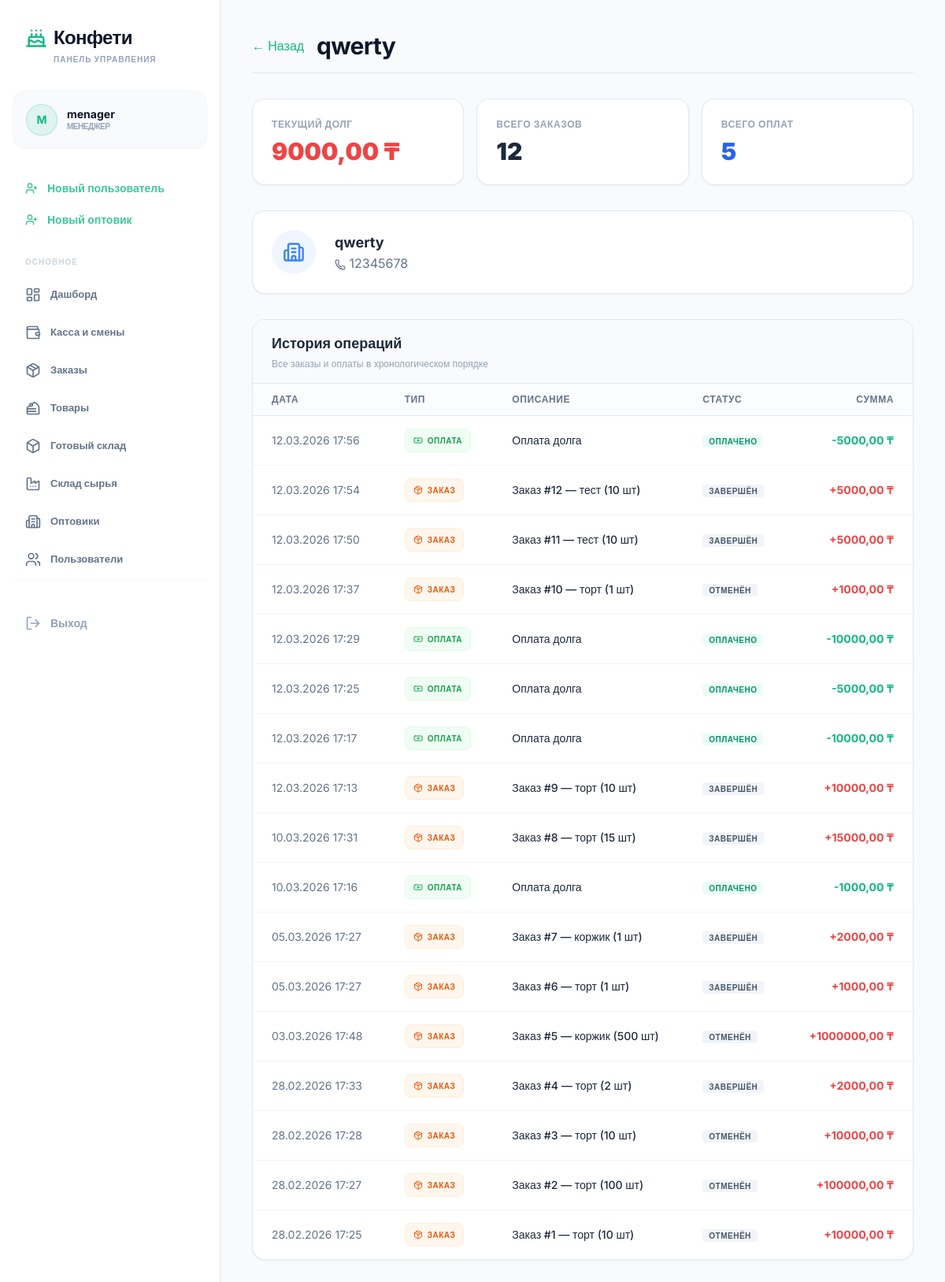
Screenshot of /manager/wholesalers/1/ (signed in) with the database file from the repository.
### core/models.py (models this page shows, shortened)
class User(AbstractUser):
    ROLE_CHOICES = (
        ('admin', 'Администратор'),
        ('manager', 'Менеджер'),
        ('worker', 'Рабочий'),
        ('wholesaler', 'Оптовик'),
    )
    role = models.CharField(max_length=20, choices=ROLE_CHOICES, default='worker', verbose_name='Роль')
    custom_role = models.ForeignKey(CustomRole, on_delete=models.SET_NULL, null=True, blank=True, verbose_name='Индивидуальная роль')
    created_by = models.ForeignKey('self', on_delete=models.SET_NULL, null=True, blank=True, verbose_name='Создан пользователем')
    class Meta:
        verbose_name = 'Пользователь'
        verbose_name_plural = 'Пользователи'

class Wholesaler(models.Model):
    user = models.OneToOneField(User, on_delete=models.CASCADE, related_name='wholesaler_profile', verbose_name='Пользователь')
    name = models.CharField(max_length=200, verbose_name='Название/Имя')
    phone = models.CharField(max_length=20, blank=True, null=True, verbose_name='Телефон')
    balance = models.DecimalField(max_digits=12, decimal_places=2, default=0, verbose_name='Долг (₸)') # положительный = должен нам
    class Meta:
        verbose_name = 'Оптовик'
        verbose_name_plural = 'Оптовики'

class Payment(models.Model):
    wholesaler = models.ForeignKey(Wholesaler, on_delete=models.CASCADE, related_name='payments', verbose_name='Оптовик')
    amount = models.DecimalField(max_digits=12, decimal_places=2, verbose_name='Сумма (₸)')
    date = models.DateTimeField(auto_now_add=True, verbose_name='Дата внесения')
    shift = models.ForeignKey(Shift, on_delete=models.PROTECT, related_name='payments', verbose_name='Смена')
    class Meta:
        verbose_name = 'Оплата (погашение)'
        verbose_name_plural = 'Оплаты'

class Order(models.Model):
    STATUS_CHOICES = (
        ('new', 'Новый'),
        ('in_production', 'В производстве'),
        ('ready', 'Готов'),
        ('completed', 'Завершён'),
        ('cancelled', 'Отменён'),
    )
    wholesaler = models.ForeignKey(Wholesaler, on_delete=models.CASCADE, related_name='orders', verbose_name='Оптовик')
    product = models.ForeignKey(Product, on_delete=models.PROTECT, verbose_name='Товар')
    quantity = models.PositiveIntegerField(verbose_name='Количество')
    total_price = models.DecimalField(max_digits=12, decimal_places=2, default=0, verbose_name='Сумма (₸)')
    status = models.CharField(max_length=20, choices=STATUS_CHOICES, default='new', verbose_name='Статус')
    created_by = models.ForeignKey(User, on_delete=models.PROTECT, related_name='created_orders', verbose_name='Создал менеджер')
    workers = models.ManyToManyField(User, related_name='assigned_orders', blank=True, verbose_name='Назначенные рабочие')
    created_at = models.DateTimeField(auto_now_add=True, verbose_name='Создан')
    completed_at = models.DateTimeField(null=True, blank=True, verbose_name='Завершен')
    class Meta:
        verbose_name = 'Заказ'
        verbose_name_plural = 'Заказы'

### core/views.py (the view)
# urls.py: path('manager/wholesalers/<int:pk>/', views.wholesaler_detail, name='wholesaler_detail'),
@login_required
def wholesaler_detail(request, pk):
    if request.user.role not in ['admin', 'manager']:
        return redirect('role_redirect')
    wholesaler = get_object_or_404(Wholesaler, pk=pk)
    payments = wholesaler.payments.all().order_by('-date')
    orders = wholesaler.orders.all().order_by('-created_at')
    history = []
    for order in orders:
        history.append({
            'date': order.created_at,
            'type': 'order',
            'description': f"Заказ #{order.id} — {order.product.name} ({order.quantity} шт)",
            'amount': order.total_price,
            'status': order.get_status_display(),
            'is_debt': True,
        })
    for payment in payments:
        history.append({
            'date': payment.date,
            'type': 'payment',
            'description': f"Оплата долга",
            'amount': payment.amount,
            'status': 'Оплачено',
            'is_debt': False,
        })
    history.sort(key=lambda x: x['date'], reverse=True)
    return render(request, 'wholesaler_detail.html', {
        'wholesaler': wholesaler,
        'payments': payments,
        'orders': orders,
        'history': history,
    })

### core/templates/wholesaler_detail.html (shortened to what this page needs)
{% extends 'base.html' %}
{% block content %}
<div class="space-y-8 max-w-7xl mx-auto">
    <div class="flex items-center justify-between border-b border-slate-200 pb-4">
        <div class="flex items-center gap-4">
            <a href="{% url 'manager_wholesalers' %}" class="text-accent hover:text-accent/80 font-medium">← Назад</a>
            <h2 class="text-3xl font-bold tracking-tight">{{ wholesaler.name }}</h2>
        </div>
    </div>
    <div class="grid grid-cols-1 sm:grid-cols-3 gap-4">
        <div class="bg-white border border-slate-200 rounded-2xl p-6 shadow-sm">
            <p class="text-xs uppercase tracking-wider text-slate-400 font-bold">Текущий долг</p>
            <p class="text-3xl font-black mt-2 {% if wholesaler.balance > 0 %}text-red-500{% else %}text-emerald-500{% endif %}">
                {{ wholesaler.balance }} ₸
            </p>
        </div>
        <div class="bg-white border border-slate-200 rounded-2xl p-6 shadow-sm">
            <p class="text-xs uppercase tracking-wider text-slate-400 font-bold">Всего заказов</p>
            <p class="text-3xl font-black mt-2 text-slate-800">{{ orders|length }}</p>
        </div>
        <div class="bg-white border border-slate-200 rounded-2xl p-6 shadow-sm">
            <p class="text-xs uppercase tracking-wider text-slate-400 font-bold">Всего оплат</p>
            <p class="text-3xl font-black mt-2 text-blue-600">{{ payments|length }}</p>
        </div>
    </div>
    <div class="bg-white border border-slate-200 rounded-2xl p-6 shadow-sm">
        <div class="flex items-center gap-6">
            <div class="w-14 h-14 rounded-full bg-blue-50 flex items-center justify-center">
                <i data-lucide="building-2" class="w-7 h-7 text-blue-500"></i>
            </div>
            <div>
                <p class="text-lg font-bold text-slate-800">{{ wholesaler.name }}</p>
                <p class="text-slate-500">
                    <i data-lucide="phone" class="w-3.5 h-3.5 inline"></i>
                    {{ wholesaler.phone|default:"Телефон не указан" }}
                </p>
            </div>
        </div>
    </div>
    <div class="bg-white border border-slate-200 rounded-2xl shadow-sm overflow-hidden">
        <div class="px-6 py-4 border-b border-slate-200 bg-slate-50">
            <h3 class="text-lg font-bold text-slate-800">История операций</h3>
            <p class="text-xs text-slate-400 mt-1">Все заказы и оплаты в хронологическом порядке</p>
        </div>
        <div class="overflow-x-auto w-full">
            <table class="w-full text-left whitespace-nowrap min-w-max">
                <thead>
                    <tr class="border-b border-slate-200 bg-slate-50/50 text-xs uppercase tracking-wider text-slate-500">
                        <th class="px-6 py-3 font-semibold">Дата</th>
                        <th class="px-6 py-3 font-semibold">Тип</th>
                        <th class="px-6 py-3 font-semibold">Описание</th>
                        <th class="px-6 py-3 font-semibold">Статус</th>
                        <th class="px-6 py-3 font-semibold text-right">Сумма</th>
                    </tr>
                </thead>
                <tbody class="divide-y divide-slate-100 text-sm">
                    {% for item in history %}
                    <tr class="hover:bg-slate-50 transition-colors">
                        <td class="px-6 py-4 text-slate-500">
                            {{ item.date|date:"d.m.Y H:i" }}
                        </td>
                        <td class="px-6 py-4">
                            {% if item.type == 'order' %}
                                <span class="inline-flex items-center gap-1.5 px-2.5 py-1 text-[10px] font-bold uppercase tracking-wider rounded-lg bg-orange-50 text-orange-600 border border-orange-100">
                                    <i data-lucide="package" class="w-3 h-3"></i> Заказ
                                </span>
                            {% else %}
                                <span class="inline-flex items-center gap-1.5 px-2.5 py-1 text-[10px] font-bold uppercase tracking-wider rounded-lg bg-green-50 text-green-600 border border-green-100">
                                    <i data-lucide="banknote" class="w-3 h-3"></i> Оплата
                                </span>
                            {% endif %}
                        </td>
                        <td class="px-6 py-4 font-medium text-slate-800">
                            {{ item.description }}
                        </td>
                        <td class="px-6 py-4">
                            {% if item.type == 'payment' %}
                                <span class="px-2 py-0.5 text-[10px] font-bold uppercase tracking-wider rounded bg-emerald-50 text-emerald-600">
                                    {{ item.status }}
                                </span>
                            {% else %}
                                <span class="px-2 py-0.5 text-[10px] font-bold uppercase tracking-wider rounded bg-slate-100 text-slate-600">
                                    {{ item.status }}
                                </span>
                            {% endif %}
                        </td>
                        <td class="px-6 py-4 text-right font-bold {% if item.is_debt %}text-red-500{% else %}text-emerald-500{% endif %}">
                            {% if item.is_debt %}+{% else %}-{% endif %}{{ item.amount }} ₸
                        </td>
                    </tr>
                    {% endfor %}
                </tbody>
            </table>
        </div>
    </div>
</div>
{% endblock %}

### core/templates/base.html (shortened to what this page needs)
<!DOCTYPE html>
<html lang="ru">
<head>
<script src="https://cdn.tailwindcss.com"></script>
</head>
<body class="flex h-screen overflow-hidden text-textmain antialiased bg-bgmain">
<aside id="sidebar" class="w-[280px] bg-sidebar hidden lg:flex flex-col h-full shrink-0 border-r border-cardborder shadow-sm transition-all duration-300">
<div class="p-8">
<h1 class="text-2xl font-black tracking-tight flex items-center gap-2"><i data-lucide="cake" class="text-accent w-7 h-7"></i><span class="text-slate-900">Конфети</span></h1>
<p class="text-[10px] uppercase font-bold text-slate-400 mt-1 tracking-widest pl-9">Панель управления</p>
</div>
<nav class="flex-1 px-4 space-y-1 overflow-y-auto">
{% if user.is_authenticated %}
<div class="mb-8 px-4 py-4 bg-slate-50 rounded-2xl border border-slate-100 group transition-all">
<div class="flex items-center gap-3">
<div class="w-10 h-10 rounded-full bg-accent/10 flex items-center justify-center text-accent font-bold border border-accent/20 text-sm shadow-sm">{{ user.username|first|upper }}</div>
<div class="flex-1 min-w-0">
<p class="text-sm font-bold truncate text-slate-900 leading-tight">{% if user.first_name %}{{ user.first_name }} {{ user.last_name }}{% else %}{{ user.username }}{% endif %}</p>
<p class="text-[10px] font-bold text-slate-400 uppercase tracking-tighter">{% if user.role == "admin" %}Администратор{% elif user.role == "manager" %}Менеджер{% elif user.role == "worker" %}Рабочий{% elif user.role == "wholesaler" %}Оптовик{% else %}{{ user.role }}{% endif %}</p>
</div>
</div>
</div>
{% if user.role == "admin" or user.role == "manager" %}
{% if not user.custom_role or user.custom_role.can_view_users %}
<a href="{% url 'create_worker' %}" class="flex items-center gap-3 px-4 py-2 text-accent/80 hover:text-accent font-bold transition-all group"><i data-lucide="user-plus" class="w-4 h-4"></i><span class="text-sm">Новый пользователь</span></a>
{% endif %}
{% if not user.custom_role or user.custom_role.can_view_wholesalers %}
<a href="{% url 'create_wholesaler' %}" class="flex items-center gap-3 px-4 py-2 text-accent/80 hover:text-accent font-bold transition-all group"><i data-lucide="user-plus" class="w-4 h-4"></i><span class="text-sm">Новый оптовик</span></a>
{% endif %}
<div class="pt-6 pb-2 px-4">
<p class="text-[10px] uppercase font-bold text-slate-300 tracking-widest">Основное</p>
</div>
<a href="{% url 'manager_dashboard' %}" class="flex items-center gap-3 px-4 py-3 rounded-xl text-slate-500 hover:bg-slate-50 transition-all group {% if 'dashboard' in request.path %}active-nav-item shadow-sm{% endif %}"><i data-lucide="layout-dashboard" class="w-5 h-5"></i><span class="text-[13px] font-bold">Дашборд</span></a>
{% if not user.custom_role or user.custom_role.can_view_cash %}
<a href="{% url 'cash_history' %}" class="flex items-center gap-3 px-4 py-3 rounded-xl text-slate-500 hover:bg-slate-50 transition-all group"><i data-lucide="wallet" class="w-5 h-5"></i><span class="text-[13px] font-bold">Касса и смены</span></a>
{% endif %}
{% if not user.custom_role or user.custom_role.can_view_orders %}
<a href="{% url 'manager_orders' %}" class="flex items-center gap-3 px-4 py-3 rounded-xl text-slate-500 hover:bg-slate-50 transition-all group"><i data-lucide="package" class="w-5 h-5"></i><span class="text-[13px] font-bold">Заказы</span></a>
{% endif %}
{% if not user.custom_role or user.custom_role.can_view_products %}
<a href="{% url 'manager_products' %}" class="flex items-center gap-3 px-4 py-3 rounded-xl text-slate-500 hover:bg-slate-50 transition-all group"><i data-lucide="cake-slice" class="w-5 h-5"></i><span class="text-[13px] font-bold">Товары</span></a>
{% endif %}
{% if not user.custom_role or user.custom_role.can_view_ready_stock %}
<a href="{% url 'manager_ready_stock' %}" class="flex items-center gap-3 px-4 py-3 rounded-xl text-slate-500 hover:bg-slate-50 transition-all group {% if request.path == '/manager/ready-stock/' %}bg-slate-50 font-bold{% endif %}"><i data-lucide="box" class="w-5 h-5"></i><span class="text-[13px] font-bold">Готовый склад</span></a>
{% endif %}
{% if not user.custom_role or user.custom_role.can_view_ingredients %}
<a href="{% url 'manager_ingredients' %}" class="flex items-center gap-3 px-4 py-3 rounded-xl text-slate-500 hover:bg-slate-50 transition-all group"><i data-lucide="factory" class="w-5 h-5"></i><span class="text-[13px] font-bold">Склад сырья</span></a>
{% endif %}
{% if not user.custom_role or user.custom_role.can_view_wholesalers %}
<a href="{% url 'manager_wholesalers' %}" class="flex items-center gap-3 px-4 py-3 rounded-xl text-slate-500 hover:bg-slate-50 transition-all group {% if request.path == '/manager/wholesalers/' %}bg-slate-50 font-bold{% endif %}"><i data-lucide="building-2" class="w-5 h-5"></i><span class="text-[13px] font-bold">Оптовики</span></a>
{% endif %}
{% if not user.custom_role or user.custom_role.can_view_users or user.custom_role.can_view_workers or user.custom_role.can_view_staff %}
<a href="{% url 'manager_workers' %}" class="flex items-center gap-3 px-4 py-3 rounded-xl text-slate-500 hover:bg-slate-50 transition-all group {% if request.path == '/manager/workers/' %}bg-slate-50 font-bold{% endif %}"><i data-lucide="users" class="w-5 h-5"></i>
<span class="text-[13px] font-bold">
{% if not user.custom_role or user.custom_role.can_view_users %}
Пользователи
{% elif user.custom_role.can_view_workers and not user.custom_role.can_view_staff %}
Рабочие
{% elif user.custom_role.can_view_staff %}
Сотрудники
{% else %}
Пользователи
{% endif %}
</span>
</a>
{% endif %}
{% endif %}
<div class="mt-auto pt-8 border-t border-slate-50">
<form action="{% url 'logout' %}" method="post">
<button type="submit" class="w-full flex items-center gap-3 px-4 py-3 rounded-xl text-slate-400 hover:text-slate-900 transition-all group"><i data-lucide="log-out" class="w-5 h-5"></i><span class="text-sm font-bold">Выход</span></button>
</form>
</div>
{% else %}
<a href="{% url 'login' %}" class="flex items-center gap-3 px-4 py-3 rounded-xl text-accent hover:bg-accent/5 font-bold"><i data-lucide="log-in" class="w-5 h-5"></i><span class="text-sm">Войти</span></a>
{% endif %}
</nav>
</aside>
<main class="flex-1 flex flex-col h-full w-full overflow-hidden">
<div id="mainScrollArea" class="flex-1 p-6 md:p-10 w-full max-w-[1400px] mx-auto overflow-y-auto">
{% block content %}{% endblock %}
</div>
</main>
</body>
</html>

### core/templates/base.html (style rules this page uses)
body { background-color: #f8fafc; color: #0f172a; font-family: 'Inter', sans-serif; }

### rows the page displays
User: username|first "M", username "menager"
Wholesaler: name "qwerty", balance "9000,00", phone "12345678"
Payment: date "12.03.2026 17:56", amount "5000,00"
Order: date "12.03.2026 17:54", amount "5000,00"
Order: date "12.03.2026 17:50", amount "5000,00"
Order: date "12.03.2026 17:37", amount "1000,00"
Payment: date "12.03.2026 17:29", amount "10000,00"
Payment: date "12.03.2026 17:25", amount "5000,00"
Payment: date "12.03.2026 17:17", amount "10000,00"
Order: date "12.03.2026 17:13", amount "10000,00"
Order: date "10.03.2026 17:31", amount "15000,00"
Payment: date "10.03.2026 17:16", amount "1000,00"
Order: date "05.03.2026 17:27", amount "2000,00"
Order: date "05.03.2026 17:27", amount "1000,00"
Order: date "03.03.2026 17:48", amount "1000000,00"
Order: date "28.02.2026 17:33", amount "2000,00"
Order: date "28.02.2026 17:28", amount "10000,00"
Order: date "28.02.2026 17:27", amount "100000,00"
Order: date "28.02.2026 17:25", amount "10000,00"

### other values shown
{{ orders|length }} "12"
{{ payments|length }} "5"
{{ item.description }} "Оплата долга" "Заказ #12 — тест (10 шт)" "Заказ #11 — тест (10 шт)" "Заказ #10 — торт (1 шт)" "Оплата долга" "Оплата долга" "Оплата долга" "Заказ #9 — торт (10 шт)" "Заказ #8 — торт (15 шт)" "Оплата долга" "Заказ #7 — коржик (1 шт)" "Заказ #6 — торт (1 шт)" "Заказ #5 — коржик (500 шт)" "Заказ #4 — торт (2 шт)" "Заказ #3 — торт (10 шт)" "Заказ #2 — торт (100 шт)" "Заказ #1 — торт (10 шт)"
{{ item.status }} "ОПЛАЧЕНО" "ОПЛАЧЕНО" "ОПЛАЧЕНО" "ОПЛАЧЕНО" "ОПЛАЧЕНО"
{{ item.status }} "ЗАВЕРШЁН" "ЗАВЕРШЁН" "ОТМЕНЁН" "ЗАВЕРШЁН" "ЗАВЕРШЁН" "ЗАВЕРШЁН" "ЗАВЕРШЁН" "ОТМЕНЁН" "ЗАВЕРШЁН" "ОТМЕНЁН" "ОТМЕНЁН" "ОТМЕНЁН"
